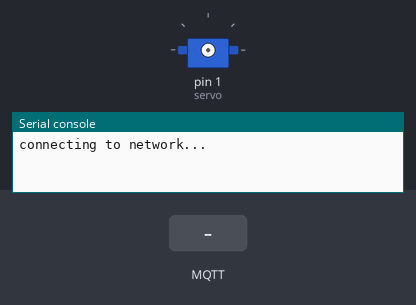
A program run on a simulated MicroPython board. Shown: servo, the last lines printed to the serial console. Inputs (shaded band) come from the test bench. WiFi joins after 1.5 s; no MQTT or app messages arrive unless stated; servo angles are drawn from the pulse width (0.5 ms = 0°, 2.5 ms = 180°).

Above: at 1.2 s.
1.3 s: MQTT message "open" arrives on the first subscribed topic
3.1 s: MQTT message "close" arrives on the first subscribed topic
At 4.0 s:
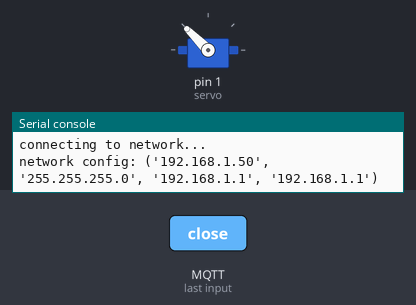
Timing chart, 0 to 6.1 s (numbered marks = the images above; inputs shaded):
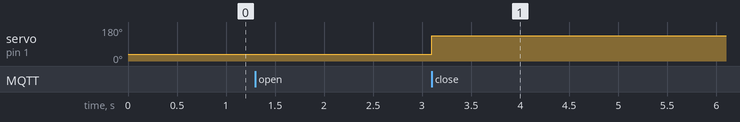

Measured:
- after the input at 3.1 s, servo on pin 1 (servo): 37° → 135° at once

The program:

main.py
```python
import network
from umqtt.simple import MQTTClient
import servo

def connect_to_network(name, ssid):
        sta_if = network.WLAN(network.STA_IF)

        if not sta_if.isconnected():
            print('connecting to network...')
            sta_if.active(True)
            sta_if.connect(name, ssid)
            while not sta_if.isconnected():
                pass
        print('network config:', sta_if.ifconfig())
        return sta_if.ifconfig()[0]

def mqtt_subscription_callback(topic, message):
    if message == b'open':
        servo.open_door()
    elif message == b'close':
        servo.close_door()


mqtt_host = "<your_broker_host_ip_or_domain>"
mqtt_username = "<your_broker_username>"
mqtt_password = "<your_broker_password>"
mqtt_receive_topic = "<your_trigger_topic>"

mqtt_client_id = "<your_unique_client_id>" # Can be a random number

network_name = "<your_network_name>"
network_password = "<your_network_ssid>"

try:
    while True:
        connect_to_network(network_name, network_password)

        # Initialize MQTTClient
        mqtt_client = MQTTClient(
                client_id = mqtt_client_id,
                server = mqtt_host,
                user = mqtt_username,
                password = mqtt_password)

        mqtt_client.set_callback(mqtt_subscription_callback)
        mqtt_client.connect()

        # Listen / Subscribe to specified topic
        mqtt_client.subscribe(mqtt_receive_topic)

        try:
            while True:
                mqtt_client.wait_msg()
        except Exception as e:
            print(f'Failed to wait for MQTT messages: {e}')
        finally:
            mqtt_client.disconnect()

except KeyboardInterrupt:
    pass
```

servo.py
```python
from machine import Pin, PWM

servo = PWM(Pin(1)) # Change number to your connected GPIO Pin

servo.freq(50)


# Customize with own rotation
def open_door():
    servo.duty_u16(3000)

def close_door():
    servo.duty_u16(6550)
```
